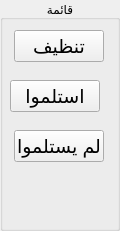
     <widget class="QGroupBox" name="groupBox_21">
      <property name="geometry">
       <rect>
        <x>760</x>
        <y>10</y>
        <width>120</width>
        <height>231</height>
       </rect>
      </property>
      <property name="title">
       <string>قائمة</string>
      </property>
      <property name="alignment">
       <set>Qt::AlignCenter</set>
      </property>
      <widget class="QPushButton" name="pushButton_47">
       <property name="geometry">
        <rect>
         <x>14</x>
         <y>30</y>
         <width>90</width>
         <height>32</height>
        </rect>
       </property>
       <property name="font">
        <font>
         <pointsize>14</pointsize>
        </font>
       </property>
       <property name="text">
        <string>تنظيف</string>
       </property>
      </widget>
      <widget class="QPushButton" name="pushButton_49">
       <property name="geometry">
        <rect>
         <x>14</x>
         <y>130</y>
         <width>90</width>
         <height>32</height>
        </rect>
       </property>
       <property name="font">
        <font>
         <pointsize>14</pointsize>
        </font>
       </property>
       <property name="text">
        <string>لم يستلموا</string>
       </property>
      </widget>
      <widget class="QPushButton" name="pushButton_50">
       <property name="geometry">
        <rect>
         <x>10</x>
         <y>80</y>
         <width>90</width>
         <height>32</height>
        </rect>
       </property>
       <property name="font">
        <font>
         <pointsize>14</pointsize>
        </font>
       </property>
       <property name="text">
        <string extracomment="مدرسين استلموا مستحقاتهم">استلموا</string>
       </property>
      </widget>
     </widget>
